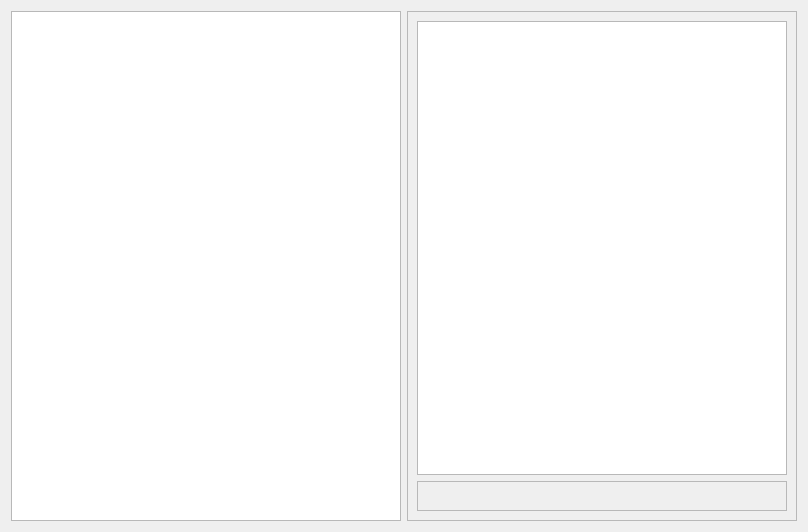
<?xml version="1.0" encoding="UTF-8"?>
<ui version="4.0">
 <class>movieLibraryInfoWidget</class>
 <widget class="QWidget" name="movieLibraryInfoWidget">
  <property name="geometry">
   <rect>
    <x>0</x>
    <y>0</y>
    <width>808</width>
    <height>532</height>
   </rect>
  </property>
  <property name="windowTitle">
   <string>Form</string>
  </property>
  <layout class="QHBoxLayout" name="horizontalLayout">
   <item>
    <widget class="QListWidget" name="movieLibraryList"/>
   </item>
   <item>
    <widget class="QFrame" name="movieLibraryInfoFrame">
     <property name="sizePolicy">
      <sizepolicy hsizetype="Expanding" vsizetype="Expanding">
       <horstretch>0</horstretch>
       <verstretch>0</verstretch>
      </sizepolicy>
     </property>
     <property name="frameShape">
      <enum>QFrame::StyledPanel</enum>
     </property>
     <property name="frameShadow">
      <enum>QFrame::Raised</enum>
     </property>
     <layout class="QVBoxLayout" name="movieLibraryInfoFrameVLayout">
      <item>
       <widget class="QTextBrowser" name="movieInfoDisplay">
        <property name="openExternalLinks">
         <bool>false</bool>
        </property>
        <property name="openLinks">
         <bool>false</bool>
        </property>
       </widget>
      </item>
      <item>
       <widget class="QFrame" name="libraryStarRatingContainerFrame">
        <property name="frameShape">
         <enum>QFrame::StyledPanel</enum>
        </property>
        <property name="frameShadow">
         <enum>QFrame::Raised</enum>
        </property>
        <layout class="QHBoxLayout" name="libraryStarRatingContainerFrameHLayout">
         <property name="spacing">
          <number>0</number>
         </property>
         <property name="leftMargin">
          <number>0</number>
         </property>
         <property name="topMargin">
          <number>0</number>
         </property>
         <property name="rightMargin">
          <number>0</number>
         </property>
         <property name="bottomMargin">
          <number>0</number>
         </property>
         <item>
          <spacer name="libraryStarRatingLeftSpacer">
           <property name="orientation">
            <enum>Qt::Horizontal</enum>
           </property>
           <property name="sizeHint" stdset="0">
            <size>
             <width>40</width>
             <height>20</height>
            </size>
           </property>
          </spacer>
         </item>
         <item>
          <widget class="starRatingWidget" name="libraryStarRating" native="true">
           <property name="minimumSize">
            <size>
             <width>140</width>
             <height>28</height>
            </size>
           </property>
           <property name="maximumSize">
            <size>
             <width>140</width>
             <height>28</height>
            </size>
           </property>
          </widget>
         </item>
         <item>
          <spacer name="libraryStarRatingRightSpacer">
           <property name="orientation">
            <enum>Qt::Horizontal</enum>
           </property>
           <property name="sizeHint" stdset="0">
            <size>
             <width>126</width>
             <height>20</height>
            </size>
           </property>
          </spacer>
         </item>
        </layout>
       </widget>
      </item>
     </layout>
    </widget>
   </item>
  </layout>
 </widget>
 <customwidgets>
  <customwidget>
   <class>starRatingWidget</class>
   <extends>QWidget</extends>
   <header>.widgets.starratingwidget.h</header>
   <container>1</container>
   <slots>
    <signal>starClicked(int)</signal>
    <slot>starClickedUpdate(int)</slot>
   </slots>
  </customwidget>
 </customwidgets>
 <resources/>
 <connections/>
</ui>
